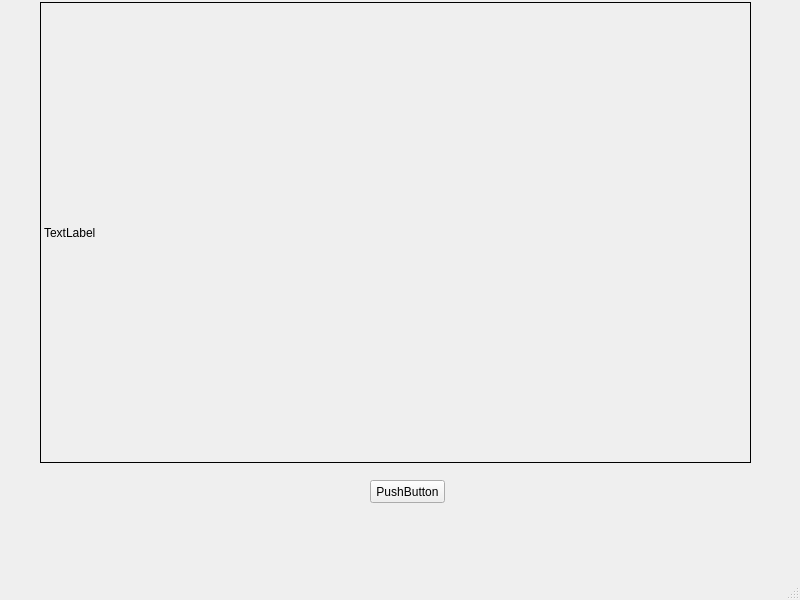
<?xml version="1.0" encoding="UTF-8"?>
<ui version="4.0">
 <class>MainWindow</class>
 <widget class="QMainWindow" name="MainWindow">
  <property name="geometry">
   <rect>
    <x>0</x>
    <y>0</y>
    <width>800</width>
    <height>600</height>
   </rect>
  </property>
  <property name="windowTitle">
   <string>MainWindow</string>
  </property>
  <widget class="QWidget" name="centralwidget">
   <widget class="QLabel" name="imgLabel">
    <property name="geometry">
     <rect>
      <x>40</x>
      <y>2</y>
      <width>711</width>
      <height>461</height>
     </rect>
    </property>
    <property name="frameShape">
     <enum>QFrame::Box</enum>
    </property>
    <property name="text">
     <string>TextLabel</string>
    </property>
   </widget>
   <widget class="QPushButton" name="loadButton">
    <property name="geometry">
     <rect>
      <x>370</x>
      <y>480</y>
      <width>75</width>
      <height>23</height>
     </rect>
    </property>
    <property name="text">
     <string>PushButton</string>
    </property>
   </widget>
  </widget>
  <widget class="QMenuBar" name="menubar">
   <property name="geometry">
    <rect>
     <x>0</x>
     <y>0</y>
     <width>800</width>
     <height>21</height>
    </rect>
   </property>
  </widget>
  <widget class="QStatusBar" name="statusbar"/>
 </widget>
 <resources/>
 <connections/>
</ui>
